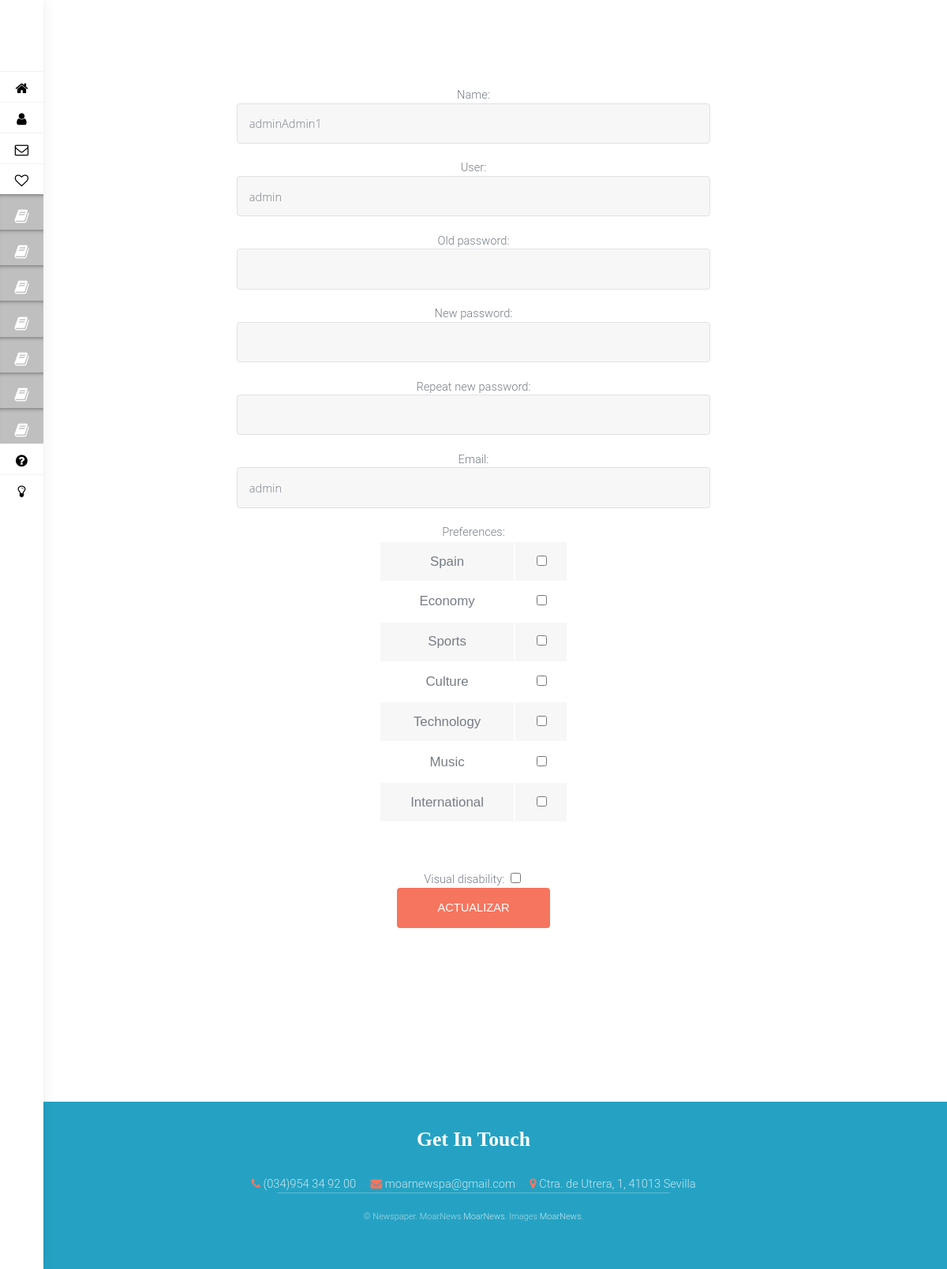
The page /vistas/modificarCuenta.php (signed in) on the database its author committed.
### tables this page shows
CREATE TABLE `secciones` (
  `idSeccion` int(11) NOT NULL,
  `categoria` varchar(150) NOT NULL,
  `idCuenta` int(11) DEFAULT NULL
);

CREATE TABLE `cuentas` (
  `idCuenta` int(11) NOT NULL,
  `nombre` varchar(45) NOT NULL,
  `usuario` varchar(45) NOT NULL,
  `clave` varchar(255) NOT NULL,
  `email` varchar(150) NOT NULL,
  `formato` varchar(15) NOT NULL,
  `tipo` varchar(15) NOT NULL,
  `Dv` tinyint(1) NOT NULL,
  `gustos` varchar(255) NOT NULL
);

### CRUD/CRUDSeccion.php (called while the page is built, shortened)
<?php
function readAllSeccion() {
    $con = conexionBD();
    $res = FALSE;
    $query = "SELECT * FROM secciones";
    $result = $con->query($query);
    if ($result->num_rows !== 0) {
        $res = array();
        for ($i = 0; $i < $result->num_rows; $i++) {
            array_push($res, $result->fetch_assoc());
        }
    }
    return $res;
}

### CRUD/CRUDCuenta.php (called while the page is built, shortened)
<?php
function readCuenta($id) {
    $con = conexionBD();
    $res = False;
    $query = "SELECT * FROM cuentas WHERE idCuenta = $id";
    $result = $con->query($query);
    if ($result) {
        $res = $result->fetch_assoc();
    }
    return $res;
}

### vistas/modificarCuenta.php (the view, shortened to what this page needs)
<!DOCTYPE html>
<?php
include_once("../CRUD/CRUDCuenta.php");
include_once("../CRUD/CRUDSeccion.php");
?>
<html>
    <head>
        <link href="css.css" rel="stylesheet" type="text/css"/>
        <link rel="stylesheet" type="text/css" href="https://netdna.bootstrapcdn.com/font-awesome/4.0.3/css/font-awesome.css" rel="stylesheet">
    </head>
    <body>
        <?php
        if (isset($_SESSION['cuentaID'])) {
            $idUsuario = $_SESSION['cuentaID'];
        }
        $datosPersonales = readCuenta($idUsuario);
        $secciones = readAllSeccion();
        include_once 'nav.php';
        ?>
        <form action="#" method="POST" onsubmit="return validaModificaCuenta()"style="padding-right: 25%;padding-left: 25%;padding-top: 2px;margin-top: 20px;">
            Name: <input type="text" name="nombre" value="<?php echo $datosPersonales['nombre']; ?>"><br/>
            User: <input type="text" name="usuario" value="<?php echo $datosPersonales['usuario']; ?>"><br/>
            Old password: <input type="password" name="claveantigua" ><br/>
            New password: <input type="password" name="clavenueva" onchange="validaClavesIguales()"><br/>
            Repeat new password: <input type="password" name="clavenuevarepetida" onchange="validaClavesIguales()"><br/>
            Email: <input type="text" name="email" value ="<?php echo $datosPersonales['email']; ?>"><br/>
            Preferences: <br/>
            <?php
            $misGustos = explode(",", $datosPersonales['gustos']);
            ?>
            <table >
                <?php
                foreach ($secciones as $seccion) {
                    ?> <tr><td>  <?php echo $seccion['categoria']; ?></td>
                        <td> <input type="checkbox" name="<?php echo $seccion['categoria']; ?>" value="<?php echo $seccion['categoria']; ?>" <?php
                            if (in_array($seccion['categoria'], $misGustos)) {
                                echo "checked";
                            }
                            ?>></td></tr>
                        <?php
                    }
                    ?>
            </table>
            Visual disability: <input type="checkbox" name="Dv" <?php
            if ($datosPersonales['Dv']) {
                echo "checked";
            }
            ?>><br/>
            <input type="submit" name="btnActualizar" value="Actualizar"><br/>
        </form>
        <footer id="footer">
            <div class="inner">
                <h2>Get In Touch</h2>
                <ul class="actions">
                    <li><i class="icon fa-phone"></i> <a href="#">(034)954 34 92 00</a></li>
                    <li><span class="icon fa-envelope"></span> <a href="#">moarnewspa@gmail.com</a></li>
                    <li><span class="icon fa-map-marker"></span> Ctra. de Utrera, 1, 41013 Sevilla </li>
                </ul>
            </div>
            <div class="copyright">
                &copy; Newspaper. MoarNews <a href="https://www.upo.es/portal/impe/web/portada/index.html">MoarNews</a>. Images <a href="../imagenes/logo.jpeg" alt="logo">MoarNews</a>.
            </div>
        </footer>
    </body>
</html>

### vistas/nav.php (shortened to what this page needs)
<?php
include_once ("../CRUD/CRUDSeccion.php");
$secciones = readAllSeccion();
?>
<link href="css.css" rel="stylesheet" type="text/css"/>
<link rel="stylesheet" type="text/css" href="https://netdna.bootstrapcdn.com/font-awesome/4.0.3/css/font-awesome.css" rel="stylesheet">
<nav class="main-menu">
    <div class="settings"></div>
    <div class="scrollbar" id="style-1">
        <ul>
            <li>
                <a href="portada.php">
                    <i class="fa fa-home fa-lg"></i>
                </a>
            </li>
            <li>
                <a href="inicioSesion.php">
                    <i class="fa fa-user fa-lg"></i>
                </a>
            </li>
            <li>
                <a href="cuenta.php">
                    <i class="fa fa-envelope-o fa-lg"></i>
                </a>
            </li>
            <li>
                <a href="http://startific.com">
                    <i class="fa fa-heart-o fa-lg"></i>
                </a>
            </li>
            <ul>
                <?php
                foreach ($secciones as $seccion) {
                    ?>
                    <li class="darkerlishadow">
                        <i class="fa fa-book fa-lg"></i>
                    </li>
                    <?php
                }
                ?>
            </ul>
            <li>
                <a href="registro.php">
                    <i class="fa fa-question-circle fa-lg"></i>
                </a>
            </li>
            <ul class="logout">
                <li>
                    <a href="logout.php">
                        <i class="fa fa-lightbulb-o fa-lg"></i>
                    </a>
                </li>
            </ul>
            </nav>

### rows shown on the page
secciones: categoria "Spain"
secciones: categoria "Economy"
secciones: categoria "Sports"
secciones: categoria "Culture"
secciones: categoria "Technology"
secciones: categoria "Music"
secciones: categoria "International"
cuentas: nombre "adminAdmin1", usuario "admin", email "admin"
